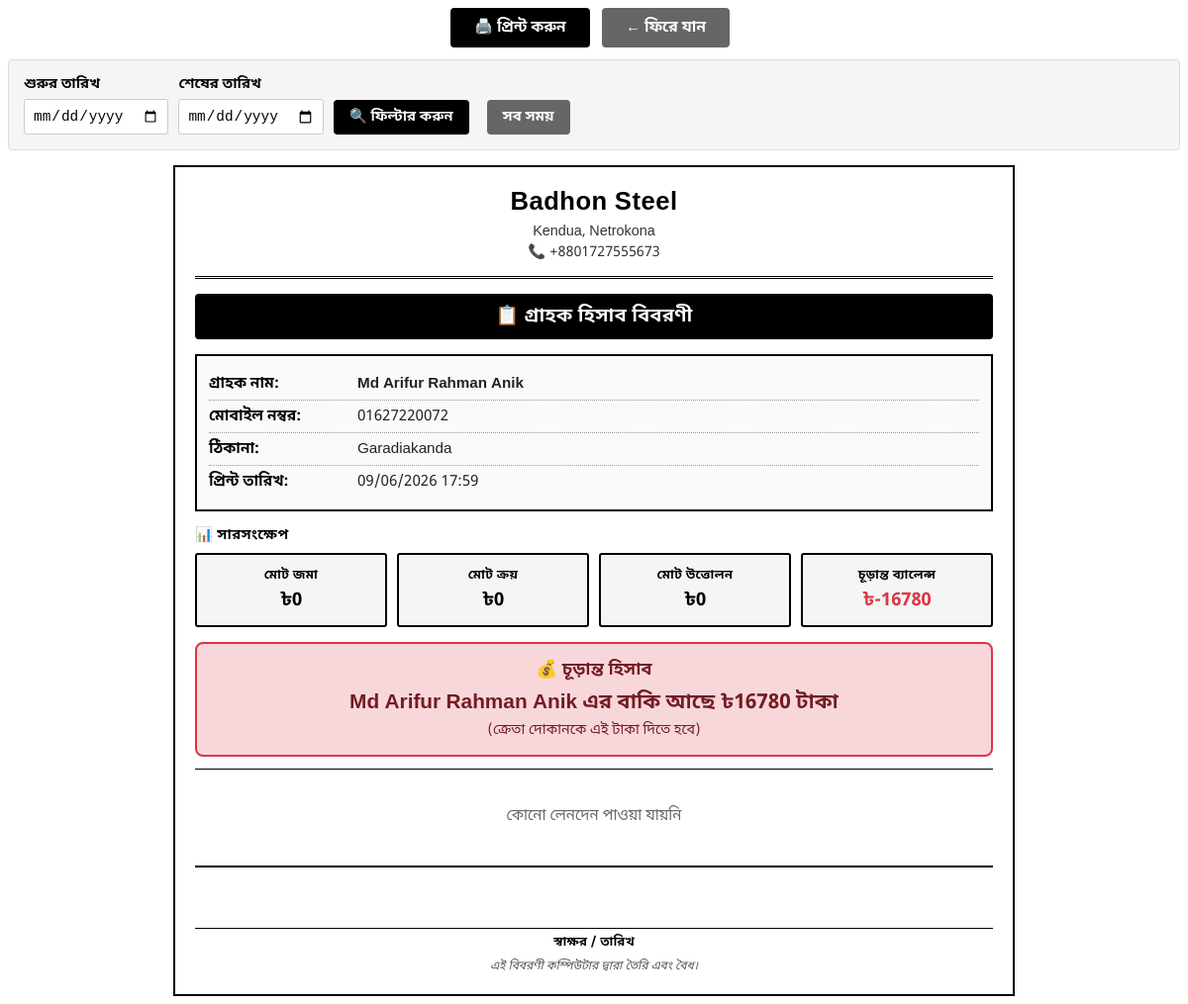
The app's page /admin-panel/transactions/customers/55/statement/ (signed in), older data.
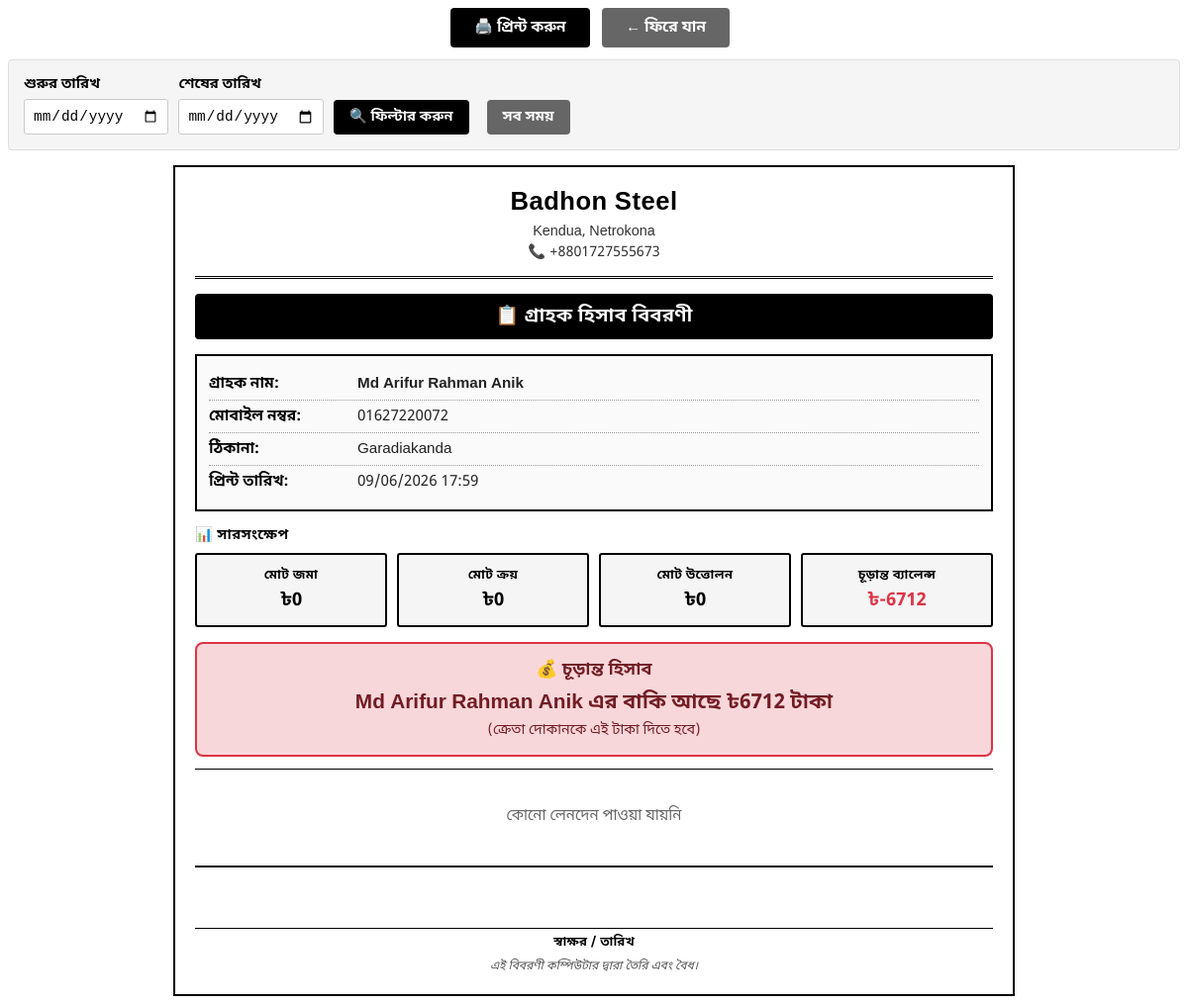
The same page, newer data.
### transactions/models.py (models this page shows, shortened)
class Customer(models.Model):
    name = models.CharField(max_length=200, verbose_name='Customer Name')
    mobile_number = models.CharField(max_length=20, unique=True, verbose_name='Mobile Number')
    address = models.TextField(verbose_name='Address', blank=True)
    current_balance = models.DecimalField(max_digits=10, decimal_places=2, verbose_name='Current Balance', default=0)
    created_at = models.DateTimeField(auto_now_add=True, verbose_name='Created At')
    updated_at = models.DateTimeField(auto_now=True, verbose_name='Updated At')
    class Meta:
        verbose_name = 'Customer'
        verbose_name_plural = 'Customers'
        ordering = ['-created_at']
    @property
    def total_submitted(self):
        from django.db.models import Sum
        result = self.transactions.filter(
            transaction_type='submission',
            status='completed'
        ).aggregate(total=Sum('amount'))
        return result['total'] or 0
    @property
    def total_purchased(self):
        from django.db.models import Sum
        result = self.transactions.filter(
            transaction_type='purchase',
            status='completed'
        ).aggregate(total=Sum('amount'))
        return abs(result['total'] or 0)
    @property
    def total_withdrawn(self):
        from django.db.models import Sum
        result = self.transactions.filter(
            transaction_type='withdrawal',
            status='completed'
        ).aggregate(total=Sum('amount'))
        return abs(result['total'] or 0)

### transactions/views.py (the view)
# urls.py: path('customers/<int:customer_pk>/statement/', views.customer_statement, name='customer_statement'),
@login_required
def customer_statement(request, customer_pk):
    customer = get_object_or_404(Customer, pk=customer_pk)
    date_from = request.GET.get('from_date', '')
    date_to = request.GET.get('to_date', '')
    transactions = customer.transactions.filter(status='completed').order_by('order_date')
    from_date_obj = None
    to_date_obj = None
    if date_from:
        try:
            from_date_obj = datetime.strptime(date_from, '%Y-%m-%d').date()
            transactions = transactions.filter(order_date__gte=from_date_obj)
        except ValueError:
            date_from = ''
    if date_to:
        try:
            to_date_obj = datetime.strptime(date_to, '%Y-%m-%d').date()
            transactions = transactions.filter(order_date__lte=to_date_obj)
        except ValueError:
            date_to = ''
    running_balance = Decimal('0')
    transactions_with_balance = []
    for txn in transactions:
        running_balance = txn.balance_after
        transactions_with_balance.append({
            'transaction': txn,
            'running_balance': running_balance
        })
    total_submitted = transactions.filter(transaction_type='submission').aggregate(Sum('amount'))['amount__sum'] or Decimal('0')
    total_purchased = transactions.filter(transaction_type='purchase').aggregate(Sum('amount'))['amount__sum'] or Decimal('0')
    total_withdrawn = transactions.filter(transaction_type='withdrawal').aggregate(Sum('amount'))['amount__sum'] or Decimal('0')
    context = {
        'customer': customer,
        'transactions': transactions,
        'transactions_with_balance': transactions_with_balance,
        'date_from': date_from,
        'date_to': date_to,
        'from_date_obj': from_date_obj,
        'to_date_obj': to_date_obj,
        'today': timezone.now().date(),
        'now': timezone.now(),
        'total_submitted': total_submitted,
        'total_purchased': total_purchased,
        'total_withdrawn': total_withdrawn,
        'net_balance': total_submitted - total_purchased - total_withdrawn,
    }
    return render(request, 'transactions/customer_statement.html', context)

### transactions/templates/transactions/customer_statement.html (shortened to what the changed rows need)
<!DOCTYPE html>
<html lang="bn">
<head>
</head>
<body>
    <div class="statement-container">
        <div class="statement-header">
            <h1>{{ shop_info.name|default:"Badhon Steel" }}</h1>
        </div>
        <div class="customer-info">
            <div class="customer-info-row">
                <div class="customer-info-value"><strong>{{ customer.name }}</strong></div>
            </div>
            <div class="customer-info-row">
                <div class="customer-info-label">মোবাইল নম্বর:</div>
                <div class="customer-info-value">{{ customer.mobile_number }}</div>
            </div>
            <div class="customer-info-row">
                <div class="customer-info-label">ঠিকানা:</div>
                <div class="customer-info-value">{{ customer.address|default:"N/A" }}</div>
            </div>
        </div>
        <div class="summary-section">
            <div class="summary-box">
                <div class="summary-box-label">মোট জমা</div>
                <div class="summary-box-value">৳{{ customer.total_submitted|floatformat:0 }}</div>
            </div>
            <div class="summary-box">
                <div class="summary-box-label">মোট ক্রয়</div>
                <div class="summary-box-value">৳{{ customer.total_purchased|floatformat:0 }}</div>
            </div>
            <div class="summary-box">
                <div class="summary-box-label">মোট উত্তোলন</div>
                <div class="summary-box-value">৳{{ customer.total_withdrawn|floatformat:0 }}</div>
            </div>
            <div class="summary-box">
                <div class="summary-box-value">
                    {% if customer.current_balance >= 0 %}
                    ৳{{ customer.current_balance|floatformat:0 }}
                    {% else %}
                    <span style="color: #dc3545;">৳-{{ customer.current_balance|floatformat:0|slice:"1:" }}</span>
                    {% endif %}
                </div>
            </div>
        </div>
        <div style="background: {% if customer.current_balance >= 0 %}#d4edda{% else %}#f8d7da{% endif %}; padding: 15px; border-radius: 8px; margin-top: 15px; border: 2px solid {% if customer.current_balance >= 0 %}#28a745{% else %}#dc3545{% endif %};">
            <div style="text-align: center;">
                <div style="font-size: 1.1rem; font-weight: 700; margin-bottom: 8px; color: {% if customer.current_balance >= 0 %}#155724{% else %}#721c24{% endif %};">
                    💰 চূড়ান্ত হিসাব
                </div>
                {% if customer.current_balance >= 0 %}
                <div style="font-size: 1.3rem; font-weight: 700; color: #155724;">
                    {{ customer.name }} এর অতিরিক্ত জমা আছে ৳{{ customer.current_balance|floatformat:0 }} টাকা
                </div>
                <div style="font-size: 0.9rem; margin-top: 5px; color: #155724;">
                    (ক্রেতা দোকান থেকে এই টাকা ফেরত নিতে পারবে)
                </div>
                {% else %}
                <div style="font-size: 1.3rem; font-weight: 700; color: #721c24;">
                    {{ customer.name }} এর বাকি আছে ৳{{ customer.current_balance|floatformat:0|slice:"1:" }} টাকা
                </div>
                <div style="font-size: 0.9rem; margin-top: 5px; color: #721c24;">
                    (ক্রেতা দোকানকে এই টাকা দিতে হবে)
                </div>
                {% endif %}
            </div>
        </div>
    </div>
</body>
</html>

Row changes from the older to the newer data that the page shows:
changed Customer "Md Arifur Rahman Anik": current_balance "16780" → "6712"
